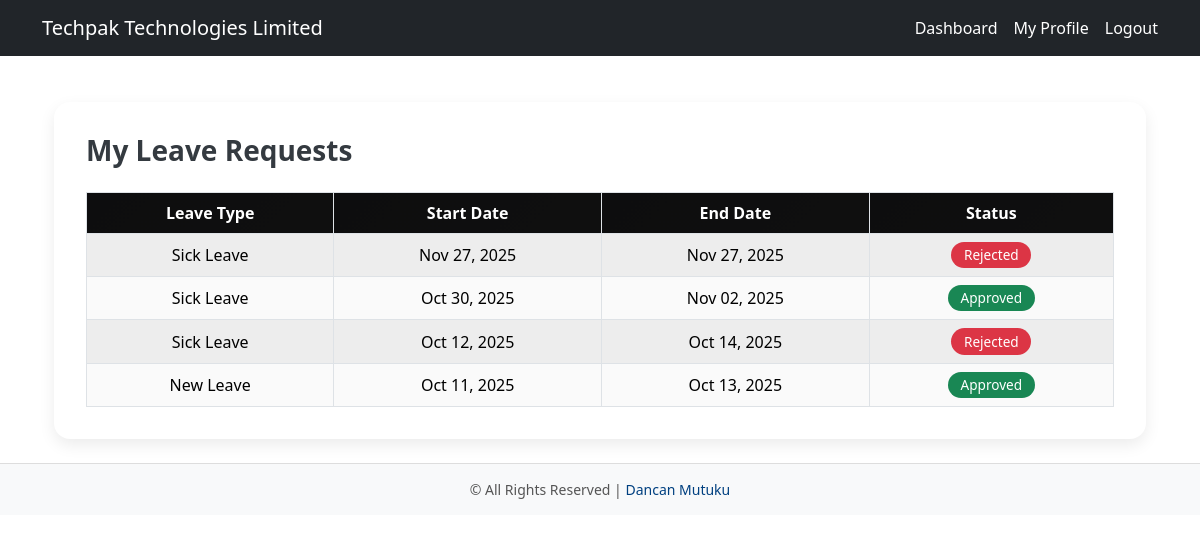
Before: /employee/leaves/list/ (signed in) with the older database file.
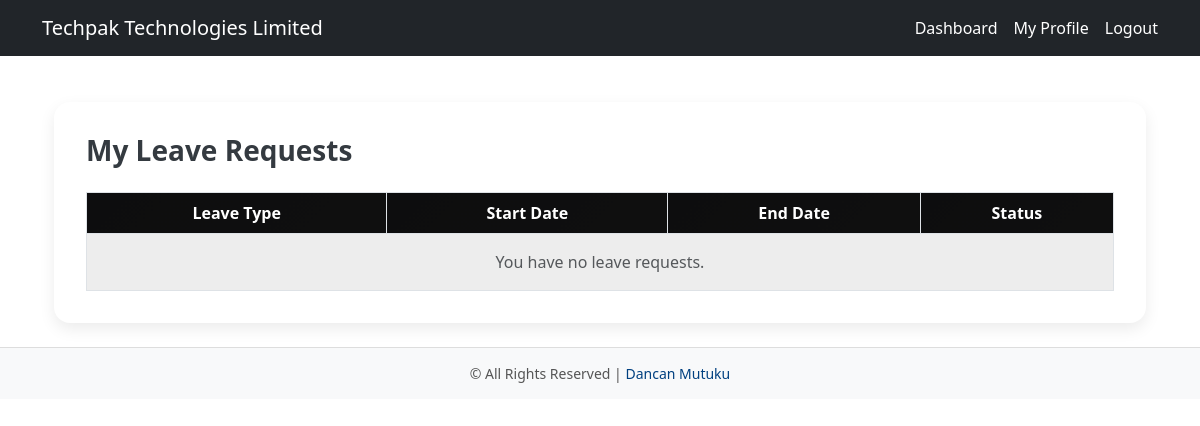
After: the same page with the newer database file.
### core/models.py (models this page shows, shortened)
class LeaveRequest(models.Model):
    LEAVE_TYPE_CHOICES = [
        ("Annual", "Annual Leave"),
        ("Sick", "Sick Leave"),
        ("Maternity", "Maternity Leave"),
        ("Paternity", "Paternity Leave"),
    ]
    employee = models.ForeignKey(Employee, on_delete=models.CASCADE, related_name='leaves')
    leave_type = models.CharField(max_length=50, choices=LEAVE_TYPE_CHOICES)
    start_date = models.DateField()
    end_date = models.DateField()
    reason = models.TextField(blank=True)
    status = models.CharField(max_length=1, choices=LEAVE_STATUS, default='P')
    requested_at = models.DateTimeField(auto_now_add=True)
    processed_by = models.ForeignKey(User, null=True, blank=True, on_delete=models.SET_NULL, related_name='+')
    processed_at = models.DateTimeField(null=True, blank=True)

### core/views.py (the view)
# urls.py: path("leaves/list/", views.leave_list, name="leave_list"),
@login_required
def leave_list(request):
    if is_hr(request.user):
        leaves = LeaveRequest.objects.select_related("employee").all().order_by("-requested_at")
        template = "core/hr_leave_list.html"  # HR uses hr_leave_list.html
        is_hr_admin = True
    else:
        emp = get_object_or_404(Employee, user=request.user)
        leaves = LeaveRequest.objects.filter(employee=emp).order_by("-requested_at")
        template = "core/leave_list.html"  # Employee uses leave_list.html
        is_hr_admin = False
    return render(request, template, {"leaves": leaves, "is_hr_admin": is_hr_admin})

### core/views.py (called while the page is built)
def is_hr(user):
    return user.is_authenticated and (user.is_superuser or user.groups.filter(name="HR").exists())

### core/templates/core/leave_list.html (shortened to what this page needs)
{% extends "base.html" %}
{% block content %}
<div class="container">
  <div class="leave-container">
    <div class="leave-header mb-3 d-flex justify-content-between align-items-center flex-wrap">
      <h3>My Leave Requests</h3>
    </div>
    <div class="table-responsive">
      <table class="table table-bordered table-striped table-modern align-middle mb-0">
        <thead>
          <tr>
            <th>Leave Type</th>
            <th>Start Date</th>
            <th>End Date</th>
            <th>Status</th>
          </tr>
        </thead>
        <tbody>
          {% for leave in leaves %}
          <tr>
            <td>{{ leave.leave_type }}</td>
            <td>{{ leave.start_date|date:"M d, Y" }}</td>
            <td>{{ leave.end_date|date:"M d, Y" }}</td>
            <td>
              {% if leave.status == "P" %}
                <span class="badge bg-warning text-dark">Pending</span>
              {% elif leave.status == "A" %}
                <span class="badge bg-success">Approved</span>
              {% else %}
                <span class="badge bg-danger">Rejected</span>
              {% endif %}
            </td>
          </tr>
          {% empty %}
          <tr>
            <td colspan="4" class="text-center text-muted py-3">
              You have no leave requests.
            </td>
          </tr>
          {% endfor %}
        </tbody>
      </table>
    </div>
  </div>
</div>
{% endblock %}

Changed rows visible on the page:
removed LeaveRequest: leave_type "Sick Leave", start_date "Nov 27, 2025", end_date "Nov 27, 2025", status "Rejected"
removed LeaveRequest: leave_type "Sick Leave", start_date "Oct 30, 2025", end_date "Nov 02, 2025", status "Approved"
removed LeaveRequest: leave_type "Sick Leave", start_date "Oct 12, 2025", end_date "Oct 14, 2025", status "Rejected"
removed LeaveRequest: leave_type "New Leave", start_date "Oct 11, 2025", end_date "Oct 13, 2025", status "Approved"
Other visible differences:
text now shown: "You have no leave requests."
